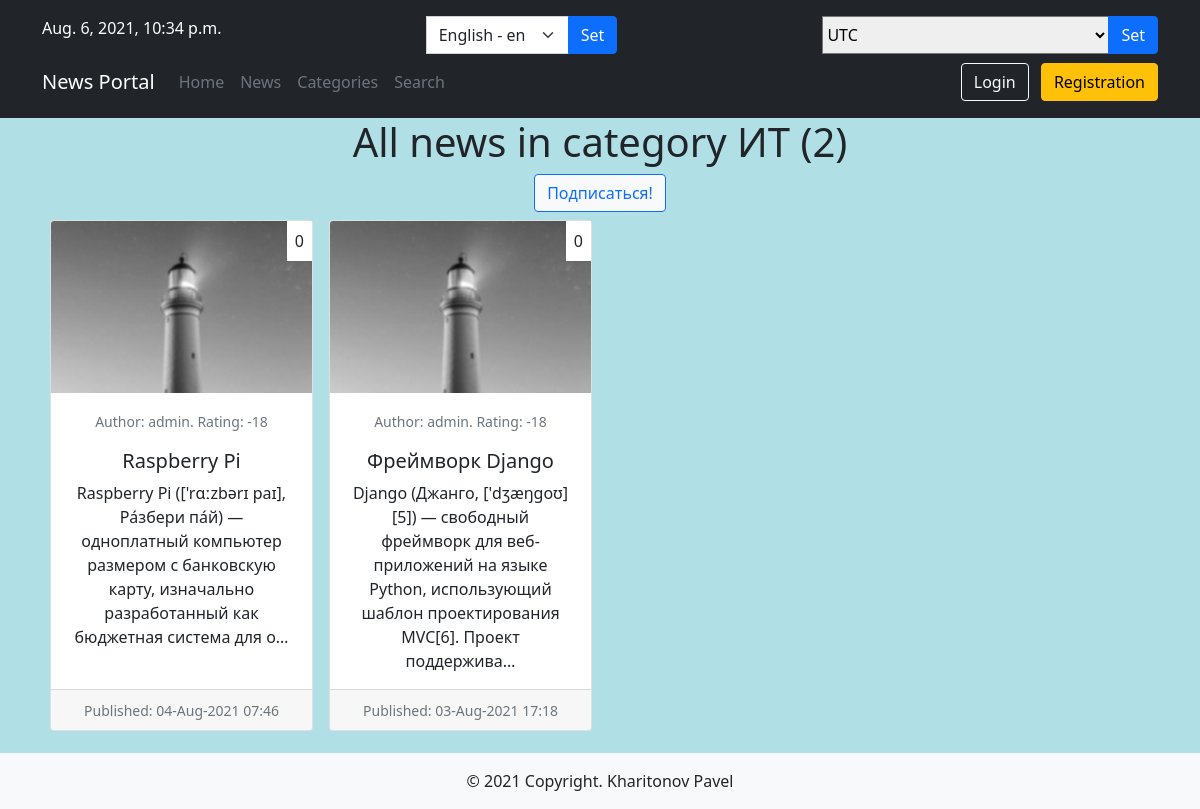
Page /news/categories/1 on the earlier database version.
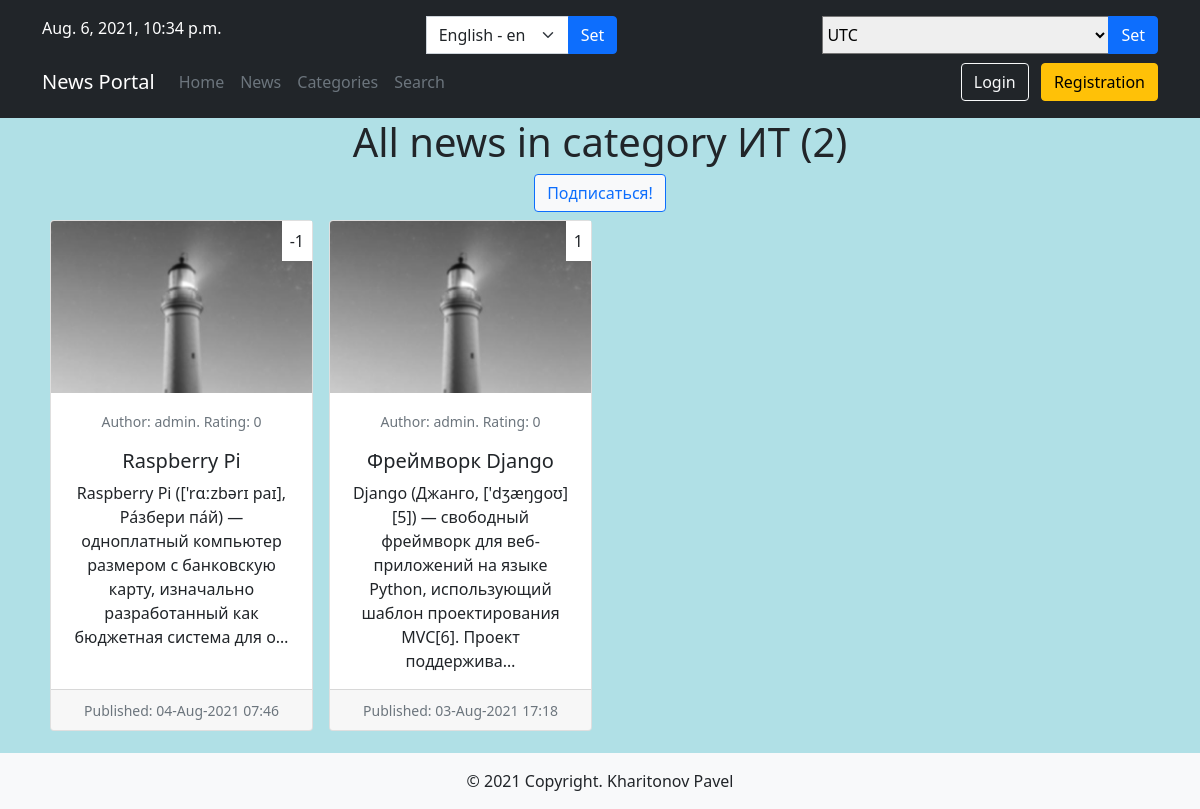
Same page on the later database version.
### news/models.py (models this page shows, shortened)
class Post(models.Model):
    ARTICLE = 'AR'
    NEWS = 'NS'
    POST_CHOICES = (
        (ARTICLE, _('Article')),
        (NEWS, pgettext_lazy('Singular', 'News')),
    )
    author = models.ForeignKey(Author, on_delete=models.CASCADE, verbose_name=_('Author'))
    type_post = models.CharField(max_length=2, choices=POST_CHOICES,
                                 default=ARTICLE, verbose_name=_('Type'))
    created_at = models.DateTimeField(auto_now_add=True, verbose_name=_('Date of creation'))
    category = models.ManyToManyField(Category, through='PostCategory', verbose_name=_('Category'))
    title = models.CharField(max_length=255, verbose_name=_('Title'))
    content = models.TextField(verbose_name=_('Content'))
    rating = models.IntegerField(default=0, verbose_name=_('Rating'))
    users_with_like = models.ManyToManyField(User, blank=True, null=True, related_name='users_with_like')
    users_with_dislike = models.ManyToManyField(User, editable=False, blank=True, null=True, related_name='users_with_dislike')
    def get_absolute_url(self):
        return f'/news/{self.id}'
    class Meta:
        verbose_name = _('Publication')
        verbose_name_plural = _('Publications')
        ordering = ('-id',)

class Author(models.Model):
    user = models.OneToOneField(User, on_delete=models.CASCADE, verbose_name=_('User'))
    rating = models.IntegerField(default=0, verbose_name=_('Rating'))
    def get_rating(self):
        return self.rating
    def __str__(self):
        return f'{self.user}'
    class Meta:
        verbose_name = _('Author')
        verbose_name_plural = _('Authors')

### news/views.py (the view)
# urls.py: path('categories/<int:pk>', cache_page(60*5)(PostsCategoryListView.as_view()), name='posts_category'),
class PostsCategoryListView(ListView):
    model = Post
    template_name = 'news/posts_of_category.html'
    context_object_name = 'posts'
    ordering = ['-created_at']
    paginate_by = 10
    def get_queryset(self):
        qs = super().get_queryset()
        pk = self.kwargs['pk']
        category = Category.objects.get(id=pk)
        return qs.filter(category=category)
    def get_context_data(self, **kwargs):
        context = super().get_context_data(**kwargs)
        pk = self.kwargs['pk']
        category = Category.objects.get(id=pk)
        context['pk'] = pk
        context['category'] = category
        context['count_post'] = Post.objects.filter(category=category).count()
        context['is_not_subscriber'] = self.request.user not in category.subscribers.all()
        return context

### news/models.py (called while the page is built)
    def __str__(self):
        return f'{self.category}'

### news/templatetags/custom_tags.py (called while the page is built)
@register.filter(name='censor')
def censor(value):
    words = ['дурак', 'сука']
    for word in words:
        if word in value:
            value = value.replace(word, '***')
    return str(value)

@register.simple_tag(name='is_not_author', takes_context=True)
def is_not_author(context):
    request = context["request"]
    is_not_author = not request.user.groups.filter(name='authors').exists()
    return is_not_author

@register.simple_tag(name='get_current_time')
def get_current_time():
    return timezone.now()

@register.simple_tag(name='get_timezones')
def get_timezones():
    return pytz.common_timezones

### news/templates/news/posts_of_category.html (shortened to what this page needs)
{% extends 'default.html' %}
{% load i18n %}
{% block content %}
<h1 class="text-center">{% trans "All news in category" %}  {{ category }} ({{ count_post }})</h1>
<div class="text-center">
  <form action="{% url 'subscribe' %}" method="POST">
  <button type="submit" value="{{ pk }}" name="pk" class="btn btn-light btn-outline-primary">{% if is_not_subscriber %}Подписаться!{% else %}Отписаться!{% endif %}</button>
  </form>
</div>
{% if posts %}
<div class="card-group text-left">
  {% for post in posts %}
  {% block card %}
    {% include 'news/inc/_card.html' %}
  {% endblock card%}
  {% endfor %}
</div>
  {% else %}
    <div class="alert alert-primary" role="alert">
      {% trans "There are no news in the category yet" %} {{ category }}
    </div>
  {% endif %}
{% endblock content %}

### news/templates/news/inc/_card.html (shortened to what this page needs)
{% load custom_tags %}
{% load i18n %}
  <div class="col-12 col-md-6 col-lg-4 col-xl-3 p-2 text-center">
    <div class="card h-100" >
      <span class="position-absolute top-0 end-0 p-2 bg-white">
        <span class="text-dark">{{ post.rating }}</span>
      </span>
      <img src="/media/photo.jpg" class="card-img-top" alt="{{ post.title|censor }}">
      <div class="card-body">
        <p class="card-text"><small class="text-muted">{% trans "Author" %}: {{ post.author }}. {% trans "Rating" %}: {{ post.author.get_rating }}</small></p>
        <h5 class="card-title"><a href="{{ post.get_absolute_url }}" class="text-dark text-decoration-none">{{ post.title|censor }}</a></h5>
        <p class="card-text">{{ post.content|censor|truncatechars:150 }}</p>
      </div>
      <div class="card-footer">
        <small class="text-muted">{% trans "Published" %}: {{ post.created_at|date:'d-M-Y H:i'  }}</small>
      </div>
    </div>
  </div>

Differences in the rows shown:
changed Post "Raspberry Pi": rating "0" → "-1"; author.get_rating "-18" → "0"
changed Post "Фреймворк Django": rating "0" → "1"; author.get_rating "-18" → "0"
